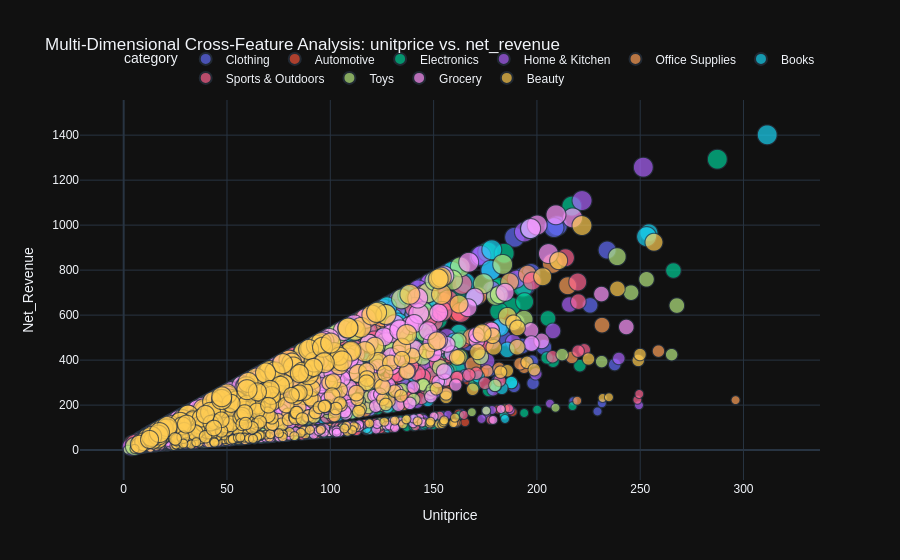

Write notebook code for a chart like this one.
### Markdown cell above
## 3. Interactive Exploratory Dashboard (Plotly)

### Code cell
def generate_interactive_dashboard(
    df: pd.DataFrame, x_col: str, y_col: str, size_col: str, color_col: str
):
    """Constructs an interactive multivariate bubble scatter plot with hover metadata.

    Downsamples to MAX_PLOT_ROWS before handing off to Plotly -- an
    un-downsampled WebGL scatter with tens of thousands of bubble markers is
    a common cause of browser tab crashes/freezes in notebook environments.
    """
    plot_df = df.dropna(subset=[x_col, y_col, size_col, color_col])
    plot_df = _downsample(plot_df)
    subtitle = f" (n={len(plot_df):,} sampled)" if len(plot_df) < len(df) else ""

    fig = px.scatter(
        plot_df, x=x_col, y=y_col, size=size_col, color=color_col,
        hover_data=[color_col, size_col], template="plotly_dark",
        title=f"Multi-Dimensional Cross-Feature Analysis: {x_col} vs. {y_col}{subtitle}",
        labels={x_col: x_col.title(), y_col: y_col.title()},
    )
    fig.update_layout(
        font=dict(family="Arial", size=12),
        legend=dict(orientation="h", yanchor="bottom", y=1.02, xanchor="right", x=1),
    )
    return fig


fig = generate_interactive_dashboard(
    ecommerce, x_col="unitprice", y_col="net_revenue",
    size_col="quantity", color_col="category",
)
fig.show()

### Figure 1 — Plotly figure (JSON) as saved in the notebook; plotly's stock layout.template omitted (floating-point values rounded to 4 significant figures; data arrays with more than 128 entries replaced by an {"elided": "..."} marker saying what was removed)
{"data": [{"customdata": {"elided": "700x2 mixed values"}, "hovertemplate": "category=%{customdata[0]}<br>Unitprice=%{x}<br>Net_Revenue=%{y}<br>quantity=%{customdata[1]}<extra></extra>", "legendgroup": "Clothing", "marker": {"color": "#636efa", "size": {"elided": "700 int values"}, "sizemode": "area", "sizeref": 0.0125, "symbol": "circle"}, "mode": "markers", "name": "Clothing", "showlegend": true, "type": "scattergl", "x": {"elided": "700 float values"}, "xaxis": "x", "y": {"elided": "700 float values"}, "yaxis": "y"}, {"customdata": {"elided": "288x2 mixed values"}, "hovertemplate": "category=%{customdata[0]}<br>Unitprice=%{x}<br>Net_Revenue=%{y}<br>quantity=%{customdata[1]}<extra></extra>", "legendgroup": "Automotive", "marker": {"color": "#EF553B", "size": {"elided": "288 int values"}, "sizemode": "area", "sizeref": 0.0125, "symbol": "circle"}, "mode": "markers", "name": "Automotive", "showlegend": true, "type": "scattergl", "x": {"elided": "288 float values"}, "xaxis": "x", "y": {"elided": "288 float values"}, "yaxis": "y"}, {"customdata": {"elided": "916x2 mixed values"}, "hovertemplate": "category=%{customdata[0]}<br>Unitprice=%{x}<br>Net_Revenue=%{y}<br>quantity=%{customdata[1]}<extra></extra>", "legendgroup": "Electronics", "marker": {"color": "#00cc96", "size": {"elided": "916 int values"}, "sizemode": "area", "sizeref": 0.0125, "symbol": "circle"}, "mode": "markers", "name": "Electronics", "showlegend": true, "type": "scattergl", "x": {"elided": "916 float values"}, "xaxis": "x", "y": {"elided": "916 float values"}, "yaxis": "y"}, {"customdata": {"elided": "635x2 mixed values"}, "hovertemplate": "category=%{customdata[0]}<br>Unitprice=%{x}<br>Net_Revenue=%{y}<br>quantity=%{customdata[1]}<extra></extra>", "legendgroup": "Home & Kitchen", "marker": {"color": "#ab63fa", "size": {"elided": "635 int values"}, "sizemode": "area", "sizeref": 0.0125, "symbol": "circle"}, "mode": "markers", "name": "Home & Kitchen", "showlegend": true, "type": "scattergl", "x": {"elided": "635 float values"}, "xaxis": "x", "y": {"elided": "635 float values"}, "yaxis": "y"}, {"customdata": {"elided": "342x2 mixed values"}, "hovertemplate": "category=%{customdata[0]}<br>Unitprice=%{x}<br>Net_Revenue=%{y}<br>quantity=%{customdata[1]}<extra></extra>", "legendgroup": "Office Supplies", "marker": {"color": "#FFA15A", "size": {"elided": "342 int values"}, "sizemode": "area", "sizeref": 0.0125, "symbol": "circle"}, "mode": "markers", "name": "Office Supplies", "showlegend": true, "type": "scattergl", "x": {"elided": "342 float values"}, "xaxis": "x", "y": {"elided": "342 float values"}, "yaxis": "y"}, {"customdata": {"elided": "413x2 mixed values"}, "hovertemplate": "category=%{customdata[0]}<br>Unitprice=%{x}<br>Net_Revenue=%{y}<br>quantity=%{customdata[1]}<extra></extra>", "legendgroup": "Books", "marker": {"color": "#19d3f3", "size": {"elided": "413 int values"}, "sizemode": "area", "sizeref": 0.0125, "symbol": "circle"}, "mode": "markers", "name": "Books", "showlegend": true, "type": "scattergl", "x": {"elided": "413 float values"}, "xaxis": "x", "y": {"elided": "413 float values"}, "yaxis": "y"}, {"customdata": {"elided": "445x2 mixed values"}, "hovertemplate": "category=%{customdata[0]}<br>Unitprice=%{x}<br>Net_Revenue=%{y}<br>quantity=%{customdata[1]}<extra></extra>", "legendgroup": "Sports & Outdoors", "marker": {"color": "#FF6692", "size": {"elided": "445 int values"}, "sizemode": "area", "sizeref": 0.0125, "symbol": "circle"}, "mode": "markers", "name": "Sports & Outdoors", "showlegend": true, "type": "scattergl", "x": {"elided": "445 float values"}, "xaxis": "x", "y": {"elided": "445 float values"}, "yaxis": "y"}, {"customdata": {"elided": "353x2 mixed values"}, "hovertemplate": "category=%{customdata[0]}<br>Unitprice=%{x}<br>Net_Revenue=%{y}<br>quantity=%{customdata[1]}<extra></extra>", "legendgroup": "Toys", "marker": {"color": "#B6E880", "size": {"elided": "353 int values"}, "sizemode": "area", "sizeref": 0.0125, "symbol": "circle"}, "mode": "markers", "name": "Toys", "showlegend": true, "type": "scattergl", "x": {"elided": "353 float values"}, "xaxis": "x", "y": {"elided": "353 float values"}, "yaxis": "y"}, {"customdata": {"elided": "477x2 mixed values"}, "hovertemplate": "category=%{customdata[0]}<br>Unitprice=%{x}<br>Net_Revenue=%{y}<br>quantity=%{customdata[1]}<extra></extra>", "legendgroup": "Grocery", "marker": {"color": "#FF97FF", "size": {"elided": "477 int values"}, "sizemode": "area", "sizeref": 0.0125, "symbol": "circle"}, "mode": "markers", "name": "Grocery", "showlegend": true, "type": "scattergl", "x": {"elided": "477 float values"}, "xaxis": "x", "y": {"elided": "477 float values"}, "yaxis": "y"}, {"customdata": {"elided": "431x2 mixed values"}, "hovertemplate": "category=%{customdata[0]}<br>Unitprice=%{x}<br>Net_Revenue=%{y}<br>quantity=%{customdata[1]}<extra></extra>", "legendgroup": "Beauty", "marker": {"color": "#FECB52", "size": {"elided": "431 int values"}, "sizemode": "area", "sizeref": 0.0125, "symbol": "circle"}, "mode": "markers", "name": "Beauty", "showlegend": true, "type": "scattergl", "x": {"elided": "431 float values"}, "xaxis": "x", "y": {"elided": "431 float values"}, "yaxis": "y"}], "layout": {"font": {"family": "Arial", "size": 12}, "legend": {"itemsizing": "constant", "orientation": "h", "title": {"text": "category"}, "tracegroupgap": 0, "x": 1, "xanchor": "right", "y": 1.02, "yanchor": "bottom"}, "title": {"text": "Multi-Dimensional Cross-Feature Analysis: unitprice vs. net_revenue"}, "xaxis": {"anchor": "y", "domain": [0, 1], "title": {"text": "Unitprice"}}, "yaxis": {"anchor": "x", "domain": [0, 1], "title": {"text": "Net_Revenue"}}}}
